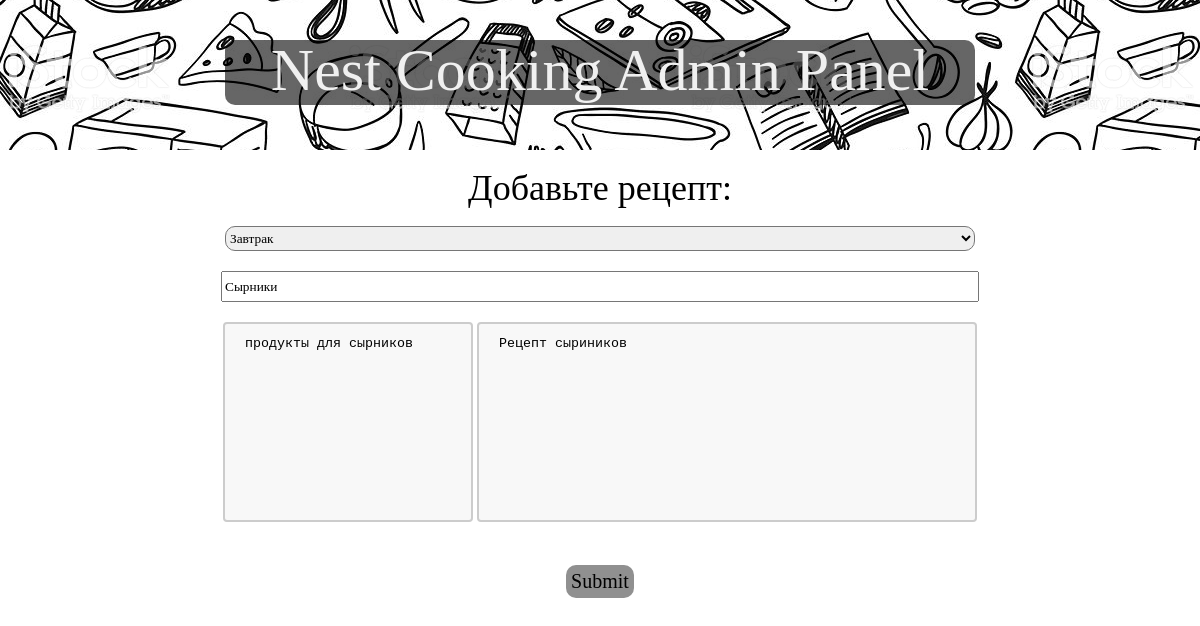
The page /3/edit on the database its author committed.
### tables this page shows
CREATE TABLE "Food" (
	"Name"	TEXT,
	"Comment"	TEXT,
	"Type"	TEXT,
	"Recept"	TEXT,
	"Composition"	TEXT,
	"Photo"	BLOB,
	"id"	INTEGER UNIQUE,
	PRIMARY KEY("id")
);

### app.py (the view, shortened to what this page needs)
@app.route('/<id_1>/edit',methods=['GET', 'POST'])
def edit_rec(id_1):
	if request.method == 'GET':
		cur=con.cursor()
		cur.execute("SELECT * from Food WHERE id=?",(id_1,))
		Food=[e for e in cur.fetchall()]
		cur.execute("SELECT Type from Type")
		Food_types=[e[0] for e in cur.fetchall()]
		print(Food)
		cur.close()
	return render_template('edit_rec.html',food=Food, Food_types=Food_types)

### templates/edit_rec.html (shortened to what this page needs)
<!DOCTYPE html>
<html>
<head>
	<link rel="stylesheet" type="text/css" href="{{ url_for('static', filename='css/style.css') }}">
</head>
<body>
	<header>
		<h1>Nest Cooking Admin Panel</h1>
	</header>
	<section>
		<h3>Добавьте рецепт:</h3>
		<div class="my_class">
			<form action="" method="post">
				<div class="select">
					<select name="type">
						{% for e in Food_types %}
						{% if e == food[0][2] %}
						<option selected="{{e}}">{{e}}</option>
						{% else %}
						<option value="{{e}}">{{e}}</option>
						{%endif%}
						{% endfor %}
					</select>
				</div>
				<div class="Name">
					<input type="text" name="name" placeholder="Название блюда" value={{food[0][0]}}>
				</div>
				<div class="all">
					<textarea class="prod" name="product" placeholder="Продукты">{{food[0][4]}}</textarea>
					<textarea class="rec" name="recept" placeholder="Рецепт">{{food[0][3]}}</textarea>
				</div>
				<div class="Button">
					<input type="submit" name="Save">
				</div>
			</form>
		</div>
	</section>
	</html>

### static/css/style.css (style rules this page uses)
html, body, div, span, applet, object, iframe, h1, h2, h3, h4, h5, h6, p, blockquote, pre, a, abbr, acronym, address, big, cite, code, del, dfn, em, img, ins, kbd, q, s, samp, small, strike, strong, sub, sup, tt, var, b, u, i, center, dl, dt, dd, ol, ul, li, fieldset, form, label, legend, table, caption, tbody, tfoot, thead, tr, th, td, article, aside, canvas, details, embed, figure, figcaption, footer, header, hgroup, menu, nav, output, ruby, section, summary, time, mark, audio, video { margin: 0; padding: 0; border: 0; font-size: 100%; font: inherit; vertical-align: baseline; }
article, aside, details, figcaption, figure, footer, header, hgroup, menu, nav, section { display: block; }
body { color: #933010; background: white; line-height: 1; font-family: 'Balsamiq Sans', cursive; }
header { background: url(../img/test.1.jpg) center center repeat; background-repeat: repeat-x; color: #000000; text-align: center; height: 70px; padding: 40px ; }
header>h1 { background: rgba(0,0,0,0.60); font-size: 3.75em ; font-family: 'Dancing Script', cursive; color: #f0f0f0; width: 750px; margin:0 auto; padding-bottom: 5px; border-radius: 10px; }
section { margin:auto; }
section>h3 { font-family: 'Dancing Script', cursive; font-size: 2.25em; color: #000000; margin: 20px auto; text-align: center; }
.select { margin: 20px auto; border-radius: 10px; text-align: center; }
.Name { margin: 20px auto; border-radius: 10px; text-align: center; }
.Name input[type='text'] { font-family: 'Balsamiq Sans'; width: 750px; height: 25px; }
.all { margin: 20px auto; border-radius: 10px; text-align: center; }
.prod { width: 250px; height: 200px; padding: 12px 20px; box-sizing: border-box; border: 2px solid #ccc; border-radius: 4px; background-color: #f8f8f8; resize: none; }
.rec { width: 500px; height: 200px; padding: 12px 20px; box-sizing: border-box; border: 2px solid #ccc; border-radius: 4px; background-color: #f8f8f8; resize: none; }
.Button { margin: 20px auto; text-align: center; }
.Button input[type="submit"] { background: #909090; border: 0; border-radius: 10px; margin: 20px auto; color: black; font-size: 1.25em; font-family: 'Balsamiq Sans', cursive; padding: 5px; cursor: pointer; }
select { width: 750px; height: 25px; border-radius: 10px; font-family: 'Balsamiq Sans'; }

### rows shown on the page
Food: name "Сырники", product "продукты для сырников", recept "Рецепт сыриников"

### other values the page prints
form field type "Завтрак"
